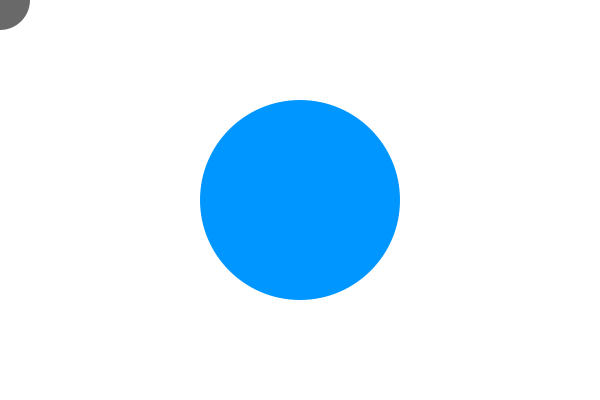
Frame 1 (no input)
Frame 60 (the mouse pressed at the canvas centre just before this capture): identical to frame 1, image omitted
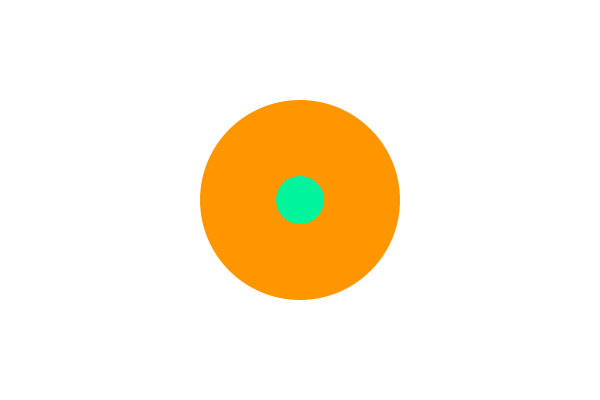
Frame 120 (the mouse held since frame 60 and released just before this capture)

The Processing sketch that drew these frames (run headless with seeded random() and noise(); from frame 60 on, the mouse is pressed at the canvas centre):

// Processing sketch: circle_circle
// ── circle_circle.pde
// Tests Circle / Circle Collision

// Uses the same Pythagorean Theorem from Point/Circle to test if
// the two circles are colliding

/*
float distX = c1x - c2x;
float distY = c1y - c2y;
float distance = sqrt( (distX*distX) + (distY*distY) );

To check if they are colliding, we see if the distace betwween them is
less than the sum of their radii

if (distance <= c1r + c2r) {
  return true;
}
return false;
*/

float c1x = 0;    // circle 1 position (controlled by mouse)
float c1y = 0;
float c1r = 30;

float c2x = 300;
float c2y = 200;
float c2r = 100;

void setup() {
  size(600, 400);
  noStroke();
}

void draw() {
  background(255);
  
  // update position to mouse coordinates
  c1x = mouseX;
  c1y = mouseY;
  
  // check for collision
  // if hit, change color
  boolean hit = circleCircle(c1x, c1y, c1r, c2x, c2y, c2r);
  
  if (hit) {
    fill(255, 150, 0);
  }
  else {
    fill(0, 150, 255);
  }
  ellipse(c2x, c2y, c2r*2, c2r*2);
  
  // other circle, controlled by mouse
  if (hit) {
    fill(0, 244, 155);
    c1r = c1r - .1;
    if (c1r < 20) {
      c1r = 20;
      println(c1r);
    }
  }
  else {
    fill(0, 150);
    
  };
  ellipse(c1x, c1y, c1r*2, c1r*2);
}

boolean circleCircle(float c1x, float c1y, float c1r, float c2x, float c2y, float c2r) {
  
  // get the distance between the circles' centers
  // use the Pythagorean Theorem to compute the distance
  //float distX = c1x - c2x;
  //float distY = c1y - c2y;
  //float distance = sqrt( (distX*distX) + (distY*distY) );
  float distance = dist(c1x, c1y, c2x, c2y);
  
  if (distance <= c1r+c2r) {
    return true;
  }
  return false;
}
